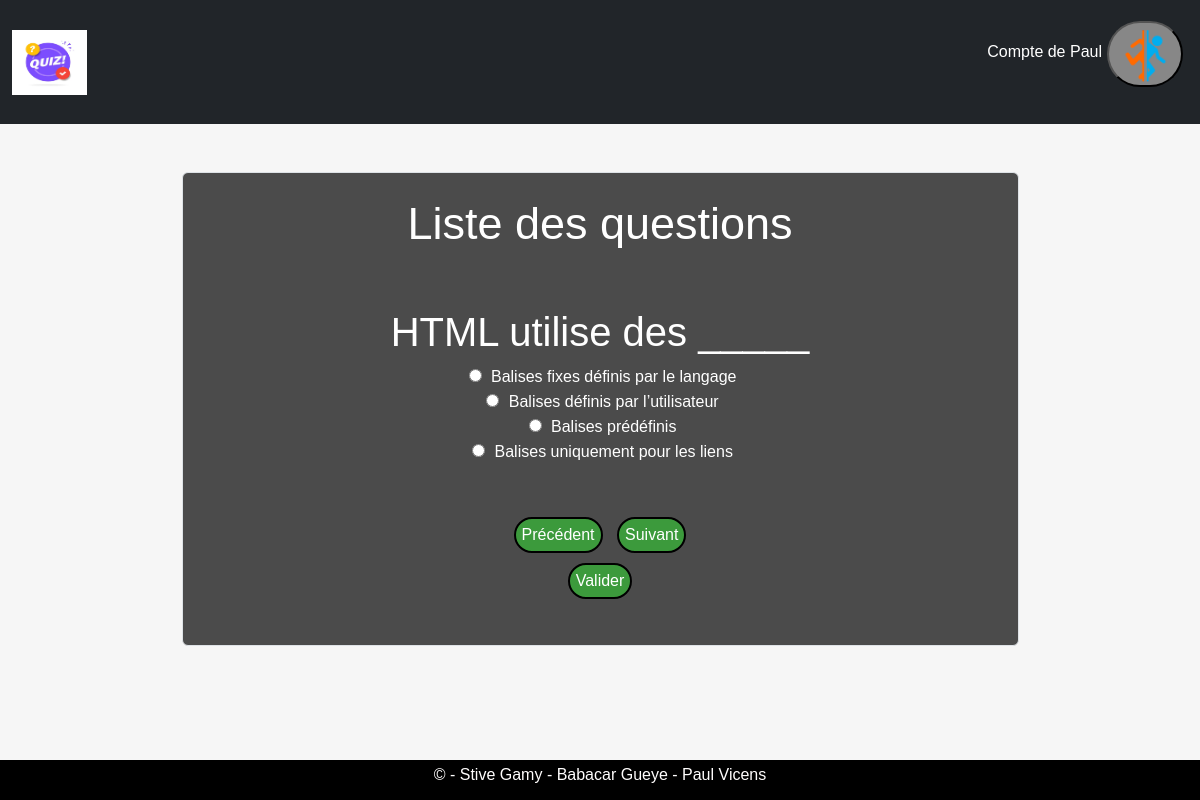
/jouer_quizz.php?id_quizz=97 (signed in), run on the app's committed database.
### tables this page shows
CREATE TABLE IF NOT EXISTS `questions` (
  `id_question` int NOT NULL AUTO_INCREMENT,
  `id_quizz` int NOT NULL,
  `intitule` varchar(255) DEFAULT NULL,
  `date_creation` date DEFAULT NULL,
  PRIMARY KEY (`id_question`),
  KEY `id_quizz` (`id_quizz`)
);

CREATE TABLE IF NOT EXISTS `choices` (
  `id_choice` int NOT NULL AUTO_INCREMENT,
  `id_question` int NOT NULL,
  `bonne_reponse` varchar(100) NOT NULL,
  `reponse` varchar(255) NOT NULL,
  `reponce` varchar(100) NOT NULL,
  `reponze` varchar(100) NOT NULL,
  PRIMARY KEY (`id_choice`),
  KEY `id_question` (`id_question`)
);

### jouer_quizz.php (the view, shortened to what this page needs)
<?php
$connect_bdd = mysqli_connect("127.0.0.1", "root", "", "quizzeo");
$stp = $_GET['id_quizz'];
$test = "SELECT * FROM questions WHERE id_quizz='$stp'";
$result = mysqli_query($connect_bdd, $test);
?>
<html>
<head>
    <link href="https://cdn.jsdelivr.net/npm/bootstrap@5.3.0/dist/css/bootstrap.min.css" rel="stylesheet">
    <link rel="stylesheet" href="connectE.css">
</head>
<body>
<nav class="navbar navbar-expand navbar-dark bg-dark">
            <div class="container-fluid">
                <a href="index.php"><img class="navbar-brand" src="img/logo-quiz-symboles-bulle-dialogue-concept-spectacle-questionnaire-chante-bouton-quiz-concours-questions-examen-embleme-moderne-interview_180786-72.avif" width="75" height="75" class="d-inline-block align-center" alt="Erreur"></a>
                <div class="navbar" id="navbarNav">
                    <ul class="navbar-nav  ">
                        <div class="inscri">
                            <li class="nav-item">
                                <br><p class="bonjour">Compte de <span><?php echo ucfirst($_SESSION["pseudo"]); ?></span></p>
                            </li>
                        </div>
                        <div class="form-inline">
                            <li class="nav-item">
                            <form action="" method="post">
                                    <div class="tamere"><button class="deco"><img src="img\portal.png"width="60px" height="60px" class="d-inline-block align-center" alt=""></button></div>
                                </form>
                            </li>
                        </div>
                    </ul>
                </div>
            </div>
        </nav><br><br>
    <div class="container">
        <div class="border border secondary w-75 mx-auto rounded bidoop">
            <br>
            <h2>Liste des questions</h2><br>
            <form method="post" action="">
                <?php
                    if ($result->num_rows > 0) {
                        $questionIndex = 0;
                        while ($row = $result->fetch_assoc()) {
                            $questionId = $row['id_question'];
                            $questionText = $row['intitule'];
                            $sql = "SELECT * FROM choices WHERE id_question='$questionId'";
                            $resulte = mysqli_query($connect_bdd, $sql);
                ?>
                    <div class="cache">
                            <?php echo '<h3>'.$questionText.'</h3>'; ?>
                            <?php
                            if ($resulte->num_rows > 0) {
                                while ($row = $resulte->fetch_assoc()) {
                                    $responseText = $row["bonne_reponse"];
                                    $responseText1 = $row["reponse"];
                                    $responseText2 = $row["reponce"];
                                    $responseText3 = $row["reponze"];
                                    ?>
                                        <input type="radio" name="reponse<?php echo $questionIndex; ?>" value="bonne_reponse">
                                        <label><?php echo $responseText; ?></label>
                                        <br>
                                        <input type="radio" name="reponse<?php echo $questionIndex; ?>" value="reponse">
                                        <label><?php echo $responseText1; ?></label>
                                        <br>
                                        <input type="radio" name="reponse<?php echo $questionIndex; ?>" value="reponce">
                                        <label><?php echo $responseText2; ?></label>
                                        <br>
                                        <input type="radio" name="reponse<?php echo $questionIndex; ?>" value="reponze">
                                        <label><?php echo $responseText3; ?></label>
                                    <br>
                                    <?php
                                }
                            } else {
                                echo "Aucune réponse trouvée.";
                            }
                            ?>
                    </div>
                    <br>
                    <?php
                    $questionIndex++;
                }
                ?>
                <input type="button" id='pre' onclick='plusSlide(-1)' value="Précédent">
                <input type="button" id='sui' onclick='plusSlide(1)' value="Suivant"><br>
                <input type="submit" id="val" value="Valider">
            <?php
            } else {
                echo "Aucune question trouvée.";
            }
            ?>
            </form>
        </div>
    </div><br><br><br>
    <footer class="fixed_footer">
  <div class="content">
    <p>&copy; - Stive Gamy  -  Babacar Gueye -  Paul Vicens </p>
  </div>
</footer>
</body>
</html>

### connectE.css (style rules this page uses)
body { font-family: 'Trebuchet MS', 'Lucida Sans Unicode', 'Lucida Grande', 'Lucida Sans', Arial, sans-serif; margin: 0px auto; text-align: center; background-color: rgba(245, 245, 245, 0.846); }
h2 { font-family: 'Trebuchet MS', 'Lucida Sans Unicode', 'Lucida Grande', 'Lucida Sans', Arial, sans-serif; font-size: 45px; color: white; }
h3 { font-family: 'Trebuchet MS', 'Lucida Sans Unicode', 'Lucida Grande', 'Lucida Sans', Arial, sans-serif; font-size: 40px; color: white; }
input { border-radius: 5px 5px; text-align: center; margin: 5px; padding: 4px 6px; border: 2px solid black; }
button { text-align: center; margin: 5px; transition: 300ms; background-color: rgb(60, 154, 60); color: white; border-radius: 80px; }
.tamere button { text-align: center; margin: 5px; transition: 300ms; background-color: rgb(135, 135, 135); color: white; border-radius: 80px; }
.bonjour { color: white; }
footer { width: 100%; height: 5%; background: black; position: fixed; bottom: 0PX; }
.fixed_footer p { margin-top: 3px; color: #fffdfd; }
* { box-sizing: border-box; }
#pre { text-align: center; margin: 5px; transition: 300ms; background-color: rgb(60, 154, 60); color: white; border-radius: 80px; }
#sui { text-align: center; margin: 5px; transition: 300ms; background-color: rgb(60, 154, 60); color: white; border-radius: 80px; }
#val { text-align: center; margin: 5px; transition: 300ms; background-color: rgb(60, 154, 60); color: white; border-radius: 80px; }
.bidoop { color: white; background-color: rgba(41, 41, 41, 0.827); }
.bidoop form { padding: 25px; }

### jouer_quizz.php (style rules this page uses)
body { background-image:url(img/bgjouer); background-size:100%; }

### data on the page
questions: intitule "HTML utilise des _____"
choices: bonne_reponse "Balises fixes définis par le langage", reponse "Balises définis par l’utilisateur", reponce "Balises prédéfinis", reponze "Balises uniquement pour les liens"

### other printed values
$_SESSION["pseudo"] "Paul"
